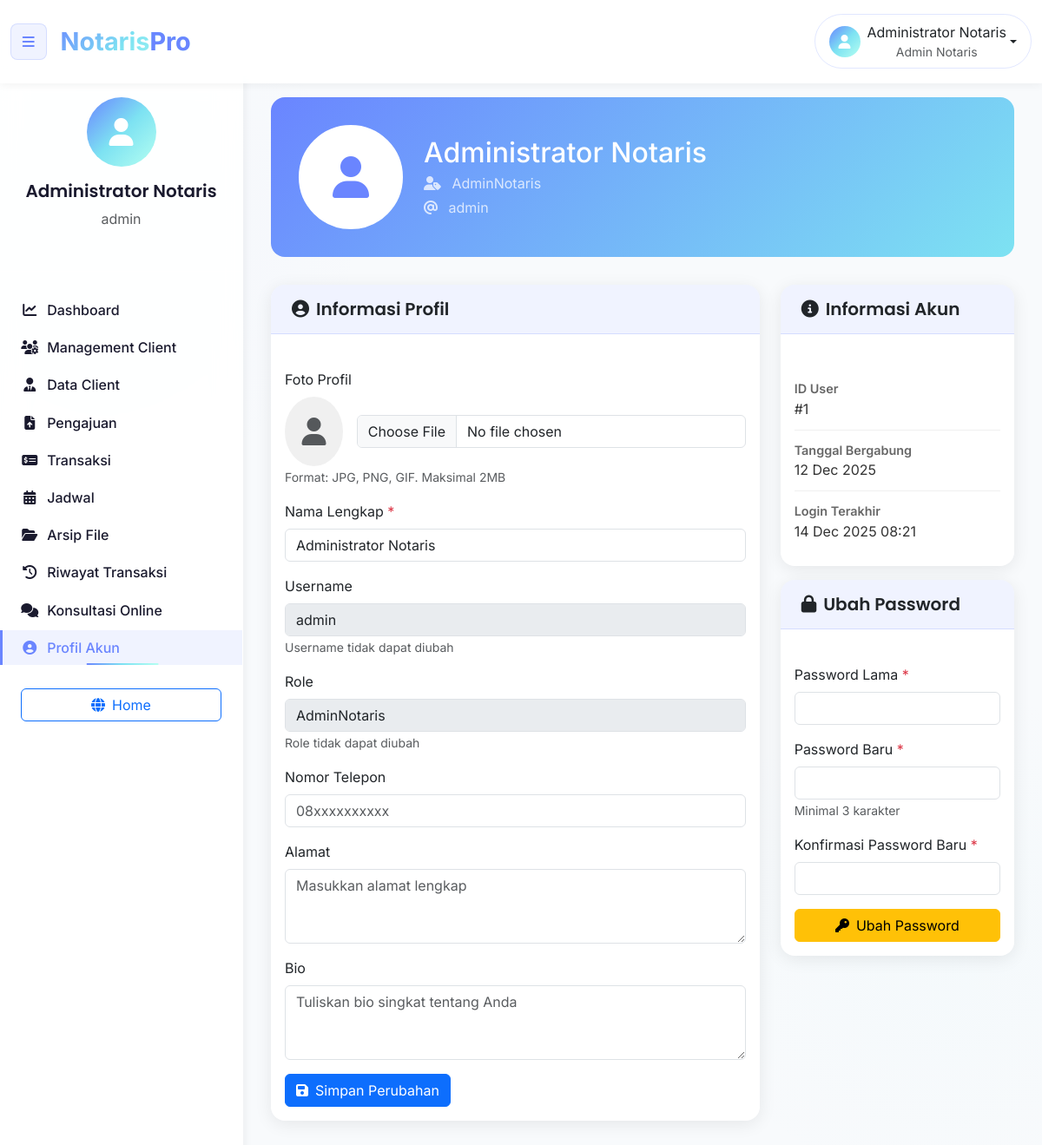
Screenshot of /profil.php (signed in) with the database file from the repository.
### tables this page shows
CREATE TABLE `user` (
  `id_user` int(11) NOT NULL,
  `username` varchar(50) NOT NULL,
  `password` varchar(255) NOT NULL,
  `nama_lengkap` varchar(100) NOT NULL,
  `role` enum('AdminNotaris','user','notaris','ppat','staff') NOT NULL,
  `created_at` timestamp NOT NULL DEFAULT current_timestamp(),
  `foto_profil` varchar(255) DEFAULT NULL,
  `nomor_telepon` varchar(20) DEFAULT NULL,
  `alamat` text DEFAULT NULL,
  `bio` text DEFAULT NULL,
  `last_login` timestamp NULL DEFAULT NULL
);

### koneksi.php (called while the page is built, shortened)
<?php
$host = 'localhost';
$username = 'root';
$password = '';
$database = 'project_notaris';
$koneksi = mysqli_connect($host, $username, $password, $database);
mysqli_set_charset($koneksi, "utf8mb4");
function query($sql) {
    global $koneksi;
    return mysqli_query($koneksi, $sql);
}
function fetch_array($result) {
    if ($result) {
        return mysqli_fetch_array($result, MYSQLI_ASSOC);
    }
    return false;
}
function num_rows($result) {
    return mysqli_num_rows($result);
}
function get_logged_in_user() {
    if (isset($_SESSION['user_id'])) {
        $user_id = (int)$_SESSION['user_id'];
        $query = "SELECT * FROM User WHERE id_user = $user_id";
        $result = query($query);
        if ($result && num_rows($result) > 0) {
            $user = fetch_array($result);
            if ($user) {
                return $user;
            }
        }
    }
    return null;
}
?>

### profil.php (the view, shortened to what this page needs)
<?php
require_once 'koneksi.php';
$current_user = get_logged_in_user();
$is_admin = ($current_user['role'] === 'AdminNotaris');
?>
<!DOCTYPE html>
<html lang="id">
<head>
<link href="https://cdn.jsdelivr.net/npm/bootstrap@5.3.0/dist/css/bootstrap.min.css" rel="stylesheet">
<link rel="stylesheet" href="https://cdnjs.cloudflare.com/ajax/libs/font-awesome/6.4.0/css/all.min.css">
<link href="styles/main.css" rel="stylesheet">
<link href="styles/navbar.css" rel="stylesheet">
<link href="styles/sidebar.css" rel="stylesheet">
<link href="styles/dashboard.css" rel="stylesheet">
</head>
<body class="dashboard-body">
<?php include 'components/navbar.php'; ?>
<div class="dashboard-container">
    <?php include 'components/sidebar.php'; ?>
    <main class="main-content" id="mainContent">
        <div class="profile-header">
            <div class="row align-items-center">
                <div class="col-auto">
                    <?php if (!empty($current_user['foto_profil']) && file_exists($current_user['foto_profil'])): ?>
                        <img src="<?= htmlspecialchars($current_user['foto_profil']) ?>" alt="Foto Profil" class="profile-avatar">
                    <?php else: ?>
                        <div class="profile-avatar">
                            <i class="fas fa-user"></i>
                        </div>
                    <?php endif; ?>
                </div>
                <div class="col">
                    <h2 class="mb-1"><?= htmlspecialchars($current_user['nama_lengkap']) ?></h2>
                    <p class="mb-1 opacity-75">
                        <i class="fas fa-user-tag me-2"></i>
                        <?= htmlspecialchars(ucfirst($current_user['role'])) ?>
                    </p>
                    <p class="mb-0 opacity-75">
                        <i class="fas fa-at me-2"></i>
                        <?= htmlspecialchars($current_user['username']) ?>
                    </p>
                </div>
            </div>
        </div>
        <div class="row">
            <div class="col-lg-8">
                <div class="profile-card card">
                    <div class="card-header">
                        <h5 class="mb-0"><i class="fas fa-user-circle me-2"></i>Informasi Profil</h5>
                    </div>
                    <div class="card-body">
                        <form method="POST" enctype="multipart/form-data">
                            <div class="mb-3">
                                <label class="form-label">Foto Profil</label>
                                <div class="d-flex align-items-center gap-3">
                                    <?php if (!empty($current_user['foto_profil']) && file_exists($current_user['foto_profil'])): ?>
                                        <img src="<?= htmlspecialchars($current_user['foto_profil']) ?>"
                                             alt="Foto Profil"
                                             style="width: 80px; height: 80px; border-radius: 50%; object-fit: cover;">
                                    <?php else: ?>
                                        <div style="width: 80px; height: 80px; border-radius: 50%; background: #f0f0f0; display: flex; align-items: center; justify-content: center;">
                                            <i class="fas fa-user fa-2x text-muted"></i>
                                        </div>
                                    <?php endif; ?>
                                    <input type="file" name="foto_profil" class="form-control" accept="image/*">
                                </div>
                                <small class="text-muted">Format: JPG, PNG, GIF. Maksimal 2MB</small>
                            </div>
                            <div class="mb-3">
                                <label class="form-label">Nama Lengkap <span class="text-danger">*</span></label>
                                <input type="text" name="nama_lengkap" class="form-control"
                                       value="<?= htmlspecialchars($current_user['nama_lengkap']) ?>" required>
                            </div>
                            <div class="mb-3">
                                <label class="form-label">Username</label>
                                <input type="text" class="form-control"
                                       value="<?= htmlspecialchars($current_user['username']) ?>" disabled>
                                <small class="text-muted">Username tidak dapat diubah</small>
                            </div>
                            <div class="mb-3">
                                <label class="form-label">Role</label>
                                <input type="text" class="form-control"
                                       value="<?= htmlspecialchars(ucfirst($current_user['role'])) ?>" disabled>
                                <small class="text-muted">Role tidak dapat diubah</small>
                            </div>
                            <div class="mb-3">
                                <label class="form-label">Nomor Telepon</label>
                                <input type="text" name="nomor_telepon" class="form-control"
                                       value="<?= htmlspecialchars($current_user['nomor_telepon'] ?? '') ?>"
                                       placeholder="08xxxxxxxxxx">
                            </div>
                            <div class="mb-3">
                                <label class="form-label">Alamat</label>
                                <textarea name="alamat" class="form-control" rows="3"
                                          placeholder="Masukkan alamat lengkap"><?= htmlspecialchars($current_user['alamat'] ?? '') ?></textarea>
                            </div>
                            <div class="mb-3">
                                <label class="form-label">Bio</label>
                                <textarea name="bio" class="form-control" rows="3"
                                          placeholder="Tuliskan bio singkat tentang Anda"><?= htmlspecialchars($current_user['bio'] ?? '') ?></textarea>
                            </div>
                            <button type="submit" class="btn btn-primary">
                                <i class="fas fa-save me-2"></i>Simpan Perubahan
                            </button>
                        </form>
                    </div>
                </div>
            </div>
            <div class="col-lg-4">
                <div class="profile-card card mb-3">
                    <div class="card-header">
                        <h5 class="mb-0"><i class="fas fa-info-circle me-2"></i>Informasi Akun</h5>
                    </div>
                    <div class="card-body">
                        <div class="info-item">
                            <div class="info-label">ID User</div>
                            <div class="info-value">#<?= htmlspecialchars($current_user['id_user']) ?></div>
                        </div>
                        <div class="info-item">
                            <div class="info-label">Tanggal Bergabung</div>
                            <div class="info-value">
                                <?= date('d M Y', strtotime($current_user['created_at'])) ?>
                            </div>
                        </div>
                        <?php if (!empty($current_user['last_login'])): ?>
                        <div class="info-item">
                            <div class="info-label">Login Terakhir</div>
                            <div class="info-value">
                                <?= date('d M Y H:i', strtotime($current_user['last_login'])) ?>
                            </div>
                        </div>
                        <?php endif; ?>
                    </div>
                </div>
                <div class="profile-card card">
                    <div class="card-header">
                        <h5 class="mb-0"><i class="fas fa-lock me-2"></i>Ubah Password</h5>
                    </div>
                    <div class="card-body">
                        <form method="POST">
                            <div class="mb-3">
                                <label class="form-label">Password Lama <span class="text-danger">*</span></label>
                                <input type="password" name="password_lama" class="form-control" required>
                            </div>
                            <div class="mb-3">
                                <label class="form-label">Password Baru <span class="text-danger">*</span></label>
                                <input type="password" name="password_baru" class="form-control"
                                       minlength="3" required>
                                <small class="text-muted">Minimal 3 karakter</small>
                            </div>
                            <div class="mb-3">
                                <label class="form-label">Konfirmasi Password Baru <span class="text-danger">*</span></label>
                                <input type="password" name="password_konfirmasi" class="form-control"
                                       minlength="3" required>
                            </div>
                            <button type="submit" class="btn btn-warning w-100">
                                <i class="fas fa-key me-2"></i>Ubah Password
                            </button>
                        </form>
                    </div>
                </div>
            </div>
        </div>
    </main>
</div>
</body>
</html>

### components/navbar.php (shortened to what this page needs)
<nav class="navbar navbar-expand-lg dashboard-navbar">
    <div class="container-fluid">
        <div class="d-flex align-items-center">
            <button class="btn sidebar-toggle me-3" id="sidebarToggle">
                <i class="fas fa-bars"></i>
            </button>
            <a class="navbar-brand" href="dashboard.php">Notaris<span style="color: #6A85FF;">Pro</span></a>
        </div>
        <div class="dropdown">
            <button class="btn user-menu dropdown-toggle d-flex align-items-center"
                    type="button" id="userDropdown" data-bs-toggle="dropdown">
                <div class="user-avatar me-2">
                    <i class="fas fa-user"></i>
                </div>
                <div class="user-info d-none d-md-block">
                    <span id="userName"><?php echo htmlspecialchars($current_user['nama_lengkap']); ?></span>
                    <small class="text-muted d-block"><?php echo $is_admin ? 'Admin Notaris' : 'User'; ?></small>
                </div>
            </button>
        </div>
    </div>
</nav>

### components/sidebar.php (shortened to what this page needs)
<link rel="stylesheet" href="styles/sidebar.css">
<link rel="stylesheet" href="styles/dashboard.css">
<aside class="sidebar" id="sidebar">
    <div class="sidebar-header">
        <div class="user-profile">
            <div class="avatar-lg">
                <i class="fas fa-user"></i>
            </div>
            <h5 id="sidebarUserName"><?php echo htmlspecialchars($current_user['nama_lengkap']); ?></h5>
            <p class="text-muted"><?php echo htmlspecialchars($current_user['username']); ?></p>
        </div>
    </div>
    <nav class="sidebar-nav">
        <ul class="nav flex-column">
            <?php $current_page = basename($_SERVER['PHP_SELF']); ?>
            <li class="nav-item">
                <a class="nav-link <?= ($current_page == 'dashboard.php') ? 'active' : '' ?>" href="dashboard.php">
                    <i class="fas fa-chart-line me-2"></i>Dashboard
                </a>
            </li>
            <?php if ($is_admin): ?>
                <li class="nav-item">
                    <a class="nav-link <?= ($current_page == 'management_client.php') ? 'active' : '' ?>" href="management_client.php">
                        <i class="fas fa-users-cog me-2"></i>Management Client
                    </a>
                </li>
                <li class="nav-item">
                    <a class="nav-link <?= ($current_page == 'client.php') ? 'active' : '' ?>" href="client.php">
                        <i class="fas fa-user-tie me-2"></i>Data Client
                    </a>
                </li>
                <li class="nav-item">
                    <a class="nav-link <?= ($current_page == 'pengajuan.php') ? 'active' : '' ?>" href="pengajuan.php">
                        <i class="fas fa-file-upload me-2"></i>Pengajuan
                    </a>
                </li>
                <li class="nav-item">
                    <a class="nav-link <?= ($current_page == 'transaksi.php') ? 'active' : '' ?>" href="transaksi.php">
                        <i class="fas fa-money-check-alt me-2"></i>Transaksi
                    </a>
                </li>
                <li class="nav-item">
                    <a class="nav-link <?= ($current_page == 'jadwal.php') ? 'active' : '' ?>" href="jadwal.php">
                        <i class="fas fa-calendar-alt me-2"></i>Jadwal
                    </a>
                </li>
                <li class="nav-item">
                    <a class="nav-link <?= ($current_page == 'arsip.php') ? 'active' : '' ?>" href="arsip.php">
                        <i class="fas fa-folder-open me-2"></i>Arsip File
                    </a>
                </li>
                <li class="nav-item">
                    <a class="nav-link <?= ($current_page == 'riwayat.php') ? 'active' : '' ?>" href="riwayat.php">
                        <i class="fas fa-history me-2"></i>Riwayat Transaksi
                    </a>
                </li>
            <?php endif; ?>
            <li class="nav-item">
                <a class="nav-link <?= ($current_page == 'konsultasi.php') ? 'active' : '' ?>" href="konsultasi.php">
                    <i class="fas fa-comments me-2"></i>Konsultasi Online
                </a>
            </li>
                <li class="nav-item">
                    <a class="nav-link <?= ($current_page == 'profil.php') ? 'active' : '' ?>" href="profil.php">
                        <i class="fas fa-user-circle me-2"></i>Profil Akun
                    </a>
                </li>
        </ul>
    </nav>
    <div class="sidebar-footer">
        <a href="index.php" class="btn btn-outline-primary w-100">
            <i class="fas fa-globe me-2"></i>Home
        </a>
    </div>
</aside>

### rows the page displays
user: nama_lengkap "Administrator Notaris", username "admin", role "AdminNotaris", id_user "1", created_at "12 Dec 2025", last_login "14 Dec 2025 08:21"
